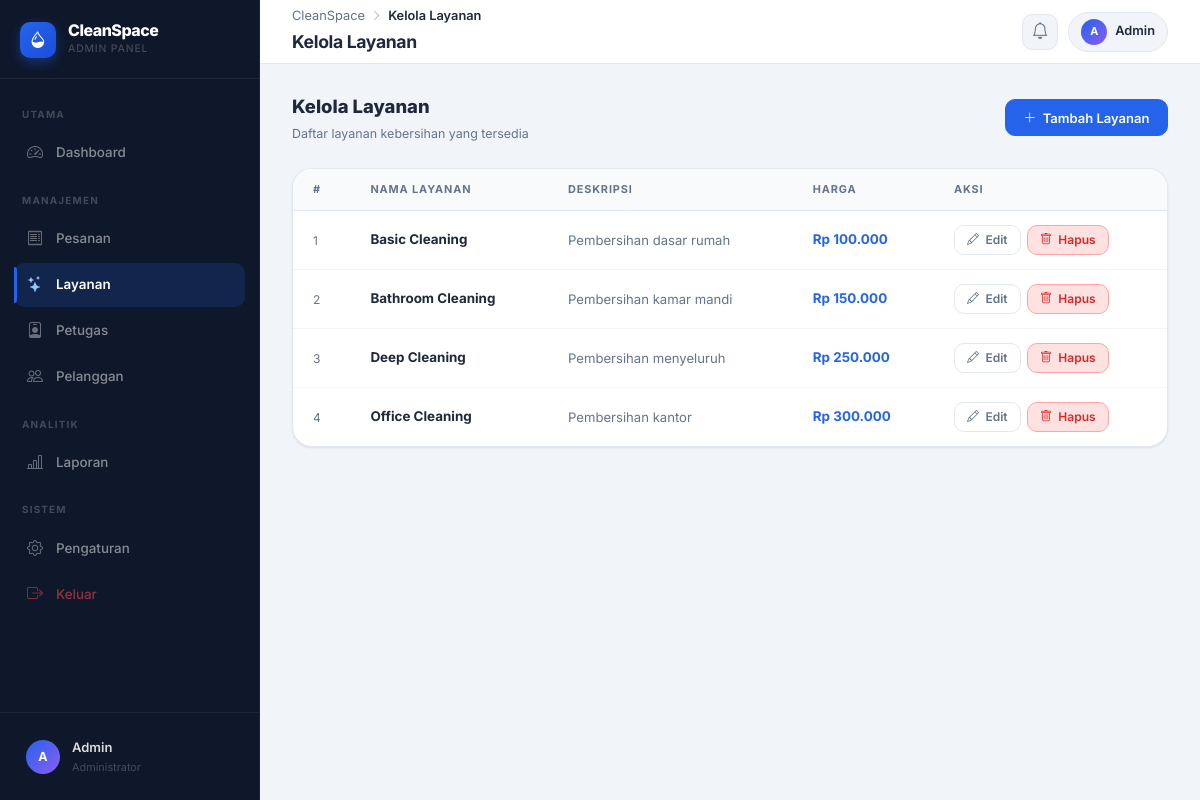
The app's page /admin/layanan/index.php (signed in) with its own data.
### tables this page shows
CREATE TABLE services (
    id           INTEGER PRIMARY KEY AUTOINCREMENT,
    nama_layanan TEXT NOT NULL,
    harga        TEXT,
    deskripsi    TEXT
);

### admin/layanan/index.php (the view, shortened to what this page needs)
<?php
include '../layout/header.php';
$rows = $db->query("SELECT * FROM services ORDER BY harga ASC");
?>
<div class="u-flex-between" style="margin-bottom:1.5rem;">
  <div>
    <h1 style="font-size:1.15rem;font-weight:800;color:var(--admin-text);margin:0 0 .15rem;">Kelola Layanan</h1>
    <p style="font-size:.78rem;color:var(--admin-muted);margin:0;">Daftar layanan kebersihan yang tersedia</p>
  </div>
  <a href="form.php" class="btn btn-primary"><i class="bi bi-plus-lg"></i> Tambah Layanan</a>
</div>
<div class="admin-card">
  <div style="overflow-x:auto;">
    <table class="admin-table">
      <thead>
        <tr><th>#</th><th>Nama Layanan</th><th>Deskripsi</th><th>Harga</th><th>Aksi</th></tr>
      </thead>
      <tbody>
        <?php $no=1; $empty=true;
        while ($r = $rows->fetchArray(SQLITE3_ASSOC)):
          $empty = false; ?>
        <tr>
          <td style="color:var(--admin-muted);font-size:.75rem;"><?= $no++ ?></td>
          <td style="font-weight:700;"><?= htmlspecialchars($r['nama_layanan']) ?></td>
          <td style="font-size:.82rem;color:var(--admin-muted);max-width:240px;"><?= htmlspecialchars($r['deskripsi']) ?></td>
          <td style="font-weight:700;color:var(--admin-primary);">Rp <?= number_format((int)$r['harga'],0,',','.') ?></td>
          <td>
            <div style="display:flex;gap:.4rem;">
              <a href="form.php?id=<?= (int)$r['id'] ?>" class="btn btn-outline btn-sm"><i class="bi bi-pencil"></i> Edit</a>
              <a href="index.php?delete=<?= (int)$r['id'] ?>" class="btn btn-sm"
                 style="background:#fee2e2;color:#dc2626;border:1.5px solid #fca5a5;"
                 onclick="return confirm('Hapus layanan ini?')">
                <i class="bi bi-trash"></i> Hapus
              </a>
            </div>
          </td>
        </tr>
        <?php endwhile; ?>
      </tbody>
    </table>
  </div>
</div>
<?php include '../layout/footer.php'; ?>

### assets/css/admin.css (style rules this page uses)
:root { --sb-width: 260px; --tb-height: 64px; --sb-bg: #0f172a; --sb-bg-2: #1e293b; --sb-border: rgba(255,255,255,.06); --sb-text: rgba(255,255,255,.50); --sb-text-hover: rgba(255,255,255,.88); --sb-active-bg: rgba(37,99,235,.18); --sb-active-text: #fff; --sb-active-bar: #2563eb; --sb-label: rgba(255,255,255,.22); --sb-icon: rgba(255,255,255,.38); --admin-bg: #f1f5f9; --admin-surface: #ffffff; --admin-border: #e2e8f0; --admin-border-2: #f1f5f9; --admin-text: #1e293b; --admin-muted: #64748b; --admin-light: #94a3b8; --admin-primary: #2563eb; --admin-primary-dark: #1d4ed8; --admin-primary-50: #eff6ff; --admin-primary-100: #dbeafe; --admin-success: #10b981; --admin-warning: #f59e0b; --admin-danger: #ef4444; --admin-purple: #8b5cf6; --admin-cyan: #0ea5e9; --admin-shadow-sm: 0 1px 3px rgba(0,0,0,.06), 0 1px 2px rgba(0,0,0,.04); --admin-shadow-md: 0 4px 16px rgba(0,0,0,.08), 0 2px 6px rgba(0,0,0,.04); --admin-shadow-lg: 0 12px 32px rgba(0,0,0,.10); --r-sm: 6px; --r-md: 10px; --r-lg: 14px; --r-xl: 20px; --r-full: 9999px; --ease: cubic-bezier(.4,0,.2,1); --t: .18s var(--ease); }
*, *::before, *::after { box-sizing: border-box; }
html { -webkit-font-smoothing: antialiased; }
body { font-family: 'Inter', system-ui, sans-serif; background: var(--admin-bg); color: var(--admin-text); margin: 0; font-size: .9375rem; line-height: 1.6; }
a { text-decoration: none; color: inherit; }
.admin-card { background: var(--admin-surface); border: 1px solid var(--admin-border); border-radius: var(--r-xl); box-shadow: var(--admin-shadow-sm); overflow: hidden; }
.admin-table { width: 100%; border-collapse: collapse; font-size: .8375rem; }
.admin-table thead th { padding: .75rem 1.25rem; font-size: .68rem; font-weight: 700; text-transform: uppercase; letter-spacing: .08em; color: var(--admin-muted); background: #f8fafc; border-bottom: 1px solid var(--admin-border); white-space: nowrap; text-align: left; }
.admin-table tbody td { padding: .875rem 1.25rem; color: var(--admin-text); border-bottom: 1px solid var(--admin-border-2); vertical-align: middle; }
.admin-table tbody tr:last-child td { border-bottom: none; }
.admin-table tbody tr { transition: background var(--t); }
.btn { display: inline-flex; align-items: center; gap: .4rem; font-family: 'Inter', sans-serif; font-size: .8125rem; font-weight: 600; padding: .525rem 1.1rem; border-radius: var(--r-md); border: 1.5px solid transparent; cursor: pointer; transition: all var(--t); white-space: nowrap; line-height: 1.4; }
.btn-primary { background: var(--admin-primary); border-color: var(--admin-primary); color: #fff; }
.btn-outline { background: transparent; border-color: var(--admin-border); color: var(--admin-muted); }
.btn-sm { padding: .35rem .75rem; font-size: .75rem; }
.u-flex-between { display: flex; align-items: center; justify-content: space-between; gap: 1rem; }

### records on screen
services: nama_layanan "Basic Cleaning", deskripsi "Pembersihan dasar rumah", harga "100.000"
services: nama_layanan "Bathroom Cleaning", deskripsi "Pembersihan kamar mandi", harga "150.000"
services: nama_layanan "Deep Cleaning", deskripsi "Pembersihan menyeluruh", harga "250.000"
services: nama_layanan "Office Cleaning", deskripsi "Pembersihan kantor", harga "300.000"

### other values on screen
mb_substr($_SESSION['nama'] ?? 'A', 0, 1) "A"
$_SESSION['nama'] "Admin"
$pageTitle "Kelola Layanan"
